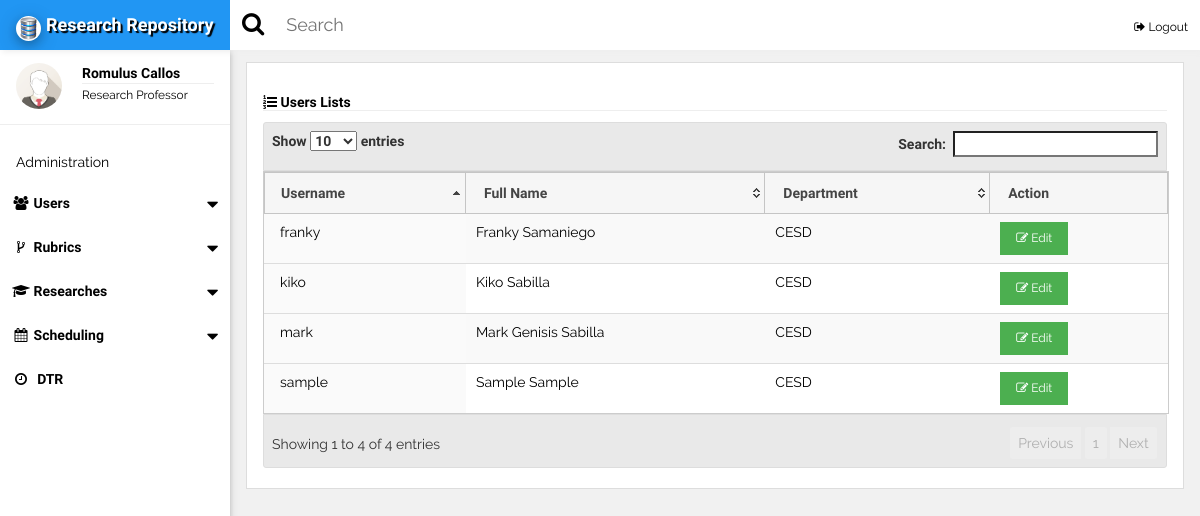
The app's page /research/index.php?list=true (signed in) with its own data.
### tables this page shows
CREATE TABLE `users` (
  `id` int(10) UNSIGNED NOT NULL,
  `first_name` varchar(255) NOT NULL,
  `middle_name` varchar(255) NOT NULL,
  `last_name` varchar(255) NOT NULL,
  `username` varchar(255) NOT NULL,
  `password` varchar(255) NOT NULL,
  `user_type` varchar(10) NOT NULL,
  `descipline` int(3) NOT NULL,
  `date_added` varchar(255) NOT NULL,
  `date_modified` varchar(255) NOT NULL,
  `deptID` int(3) NOT NULL
);

CREATE TABLE `departments` (
  `id` int(3) NOT NULL,
  `deptName` varchar(255) NOT NULL
);

### include/dbcon.php (called while the page is built, shortened)
<?php
	function getDept($x){
		$sql=mysql_query("select * from departments where id='$x'");
		while($row = mysql_fetch_assoc($sql)){
			$d = $row['deptName'];
		}
		return $d;
	}
?>

### research/userList.php (the view)
<header class="w3-container" style="padding-top:22px">
	<h5><b><i class="fa fa-list-ol fa-fx"></i> Users Lists</b><hr style="margin:0px" /></h5>
</header>
<div class="w3-container">
	<table id="userListTbl" class="w3-table w3-border w3-text-black display dataTable no-footer">
		<thead>
			<tr>
				<th>Username</th>
				<th>Full Name</th>
                <th>Department</th>
				<th>Action</th>
			</tr>
		</thead>
		<tbody>
			<?php
				$query = mysql_query("select * from users where user_type=' ' and descipline='{$_SESSION['descipline_id']}'");
				while($r = mysql_fetch_assoc($query)){
			?>
				<tr>
					<td><?php echo $r['username']?></td>
					<td><?php echo ucwords($r['first_name'].' '.$r['middle_name'].' '.$r['last_name'])?></td>
                    <td><?php echo getDept($r['deptID']); ?></td>
					<td>
						<button class="w3-button w3-green w3-small"><span class="fa fa-edit fa-fx"></span> Edit</button>
					</td>
				</tr>
			<?php }?>
		</tbody>
	</table>
</div>

### research/index.php (shortened to what this page needs)
<?php
	include("../include/dbcon.php");
?>
<!DOCTYPE html>
<html>
<link rel="stylesheet" type="text/css" href="../google/fafa.css">
<link href="../dist/css/select2.min.css" rel="stylesheet" />
<link href='../css/fullcalendar.min.css' rel='stylesheet' />
<link href='../css/fullcalendar.print.min.css' rel='stylesheet' media='print' />
<link href='../css/dataTables.jqueryui.min.css' rel='stylesheet'/>
<link href='../css/jquery-ui.css' rel='stylesheet'  />
<link rel="stylesheet" href="../css/w3.css">
<link rel="stylesheet" href="../js/bootstrap.min.css" />
<link href="summernote.css" rel="stylesheet">
<link type="text/css" href="../css/bootstrap-datetimepicker.min.css" rel="stylesheet" />
<body class="w3-light-grey">
<div class=" w3-row w3-bar w3-top w3-white w3-large" style="z-index:9999;box-shadow:2px 2px 6px #eee;">
	<div class="w3-hide-small w3-bar-item w3-blue" style="width:230px;text-align:center;text-shadow:2px 2px 1px #000;font-weight:bold;">
		<a href="../research/" style="text-decoration:none;"> <img src="../images/logo.png" class="w3-white w3-circle w3-card-4" width="25" height="25" />   Research Repository</a>
	</div>
	<div class="w3-hide-small">
	<span class="fa fa-search w3-bar-item fa-lg" style="padding-top:15px !important;"></span>
	<input class="w3-input w3-bar-item w3-block w3-rest" type="text" placeholder="Search" style="padding-left:10px !important; min-width:50%;">
	<span class="w3-bar-item w3-right">
		<a href="../logout.php" class="w3-small w3-text-black "style="text-decoration:none;"><i class="fa fa-sign-out fa-fx"></i> Logout</a>
	</span>
	</div>
</div>
<nav class="w3-sidebar w3-card-2 w3-collapse w3-white w3-animate-left" style="z-index:3;width:230px;" id="mySidebar"><br>
  <div class="w3-container w3-row">
    <div class="w3-col s4">
      <img src="../images/avatar.png" class="w3-circle w3-margin-right" style="width:46px">
    </div>
	<?php
		$user_id = $_SESSION['logged_in_id'];
		$sql = mysql_query("select * from users where id='$user_id' LIMIT 1");
		while($row = mysql_fetch_array($sql)){
	?>
		<div class="w3-col s8 w3-bar">
		  <span><strong><?php echo ucwords($row['first_name'].' '.$row['middle_name'].' '.$row['last_name'])?></strong></span><br>
		  <hr style="margin:0px;"/>
		  <small>Research Professor</small>
		</div>
	<?php }?>
  </div>
  <hr>
  <div class="w3-container">
    <h5>Administration</h5>
  </div>
  <div class="w3-bar-block">
	 <div class="w3-bar-item w3-button w3-padding w3-hover-blue" onclick="open_nav_accord('a1')">
		<i class="fa fa-users fa-fw"></i> <b>Users</b> <i class="fa fa-caret-down w3-right fa-lg" style="position:relative;top:5px;"></i>
	 </div>
	  <div class="w3-bar-item w3-button w3-padding w3-hover-blue" onclick="open_nav_accord('a3')">
		<i class="fa fa-code-fork fa-fw"></i> <b>Rubrics</b> <i class="fa fa-caret-down w3-right fa-lg" style="position:relative;top:5px;"></i>
	 </div>
	 <div class="w3-bar-item w3-button w3-padding w3-hover-blue" onclick="open_nav_accord('a2')">
		<i class="fa fa-graduation-cap fa-fw"></i> <b>Researches</b> <i class="fa fa-caret-down w3-right fa-lg" style="position:relative;top:5px;"></i>
	 </div>
	 <div class="w3-bar-item w3-button w3-padding w3-hover-blue" onclick="open_nav_accord('a4')">
		<i class="fa fa-calendar fa-fw"></i> <b>Scheduling</b> <i class="fa fa-caret-down w3-right fa-lg" style="position:relative;top:5px;"></i>
	 </div>
       <a href="?dtr=true" class="w3-bar-item w3-button w3-padding"><i class="fa fa-clock-o fa-fw"></i>  <b>DTR</b></a>
	<br><br>
  </div>
</nav>
<div class="w3-main" style="margin-left:230px;margin-top:43px;">
	<div class="w3-container">
		<div class="w3-white" id="calendar_container"  style="margin-top:2%;padding-bottom:20px;border:1px solid #ddd">
			<?php if(isset($_GET['new_user'])){
					require('newUser.php');
				}else if(isset($_GET['list'])){
					require('userList.php');
				}else if(isset($_GET['newRes'])){
					require('newRes.php');
				}else if(isset($_GET['listRes'])){
					require('listRes.php');
				}else if(isset($_GET['newSched'])){
					require('newSched.php');
				}else if(isset($_GET['newRub'])){
					require('newRub.php');
				}else if(isset($_GET['listRub'])){
					require('listRub.php');
				}else if(isset($_GET['viewSched'])){
					require('../viewSched.php');
				}else if(isset($_GET['dtr'])){
					require('dtrs.php');
				}else if(isset($_GET['listSched'])){
					require('schedList.php');
				}?>
		</div>
	</div>
</div>
</body>
</html>

### google/fafa.css (style rules this page uses)
.fa { display:inline-block;font:normal normal normal 14px/1 FontAwesome;font-size:inherit;text-rendering:auto;-webkit-font-smoothing:antialiased;-moz-osx-font-smoothing:grayscale }
.fa-lg { font-size:1.33333333em;line-height:.75em;vertical-align:-15% }
.fa-fw { width:1.28571429em;text-align:center }
.fa-search:before { content:"\f002" }
.fa-clock-o:before { content:"\f017" }
.fa-edit:before,.fa-pencil-square-o:before { content:"\f044" }
.fa-calendar:before { content:"\f073" }
.fa-sign-out:before { content:"\f08b" }
.fa-group:before,.fa-users:before { content:"\f0c0" }
.fa-list-ol:before { content:"\f0cb" }
.fa-caret-down:before { content:"\f0d7" }
.fa-code-fork:before { content:"\f126" }
.fa-mortar-board:before,.fa-graduation-cap:before { content:"\f19d" }

### research/index.php (style rules this page uses)
html,body,h1,h2,h3,h4,h5 { font-family: "Raleway", sans-serif }
.w3-bar-item { padding:12px !important; }

### records on screen
users: first_name+middle_name+last_name "Romulus Callos"
users: username "franky", first_name+middle_name+last_name "Franky Samaniego", deptID.deptName "CESD"
users: username "mark", first_name+middle_name+last_name "Mark Genisis Sabilla", deptID.deptName "CESD"
users: username "kiko", first_name+middle_name+last_name "Kiko Sabilla", deptID.deptName "CESD"
users: username "sample", first_name+middle_name+last_name "Sample Sample", deptID.deptName "CESD"
